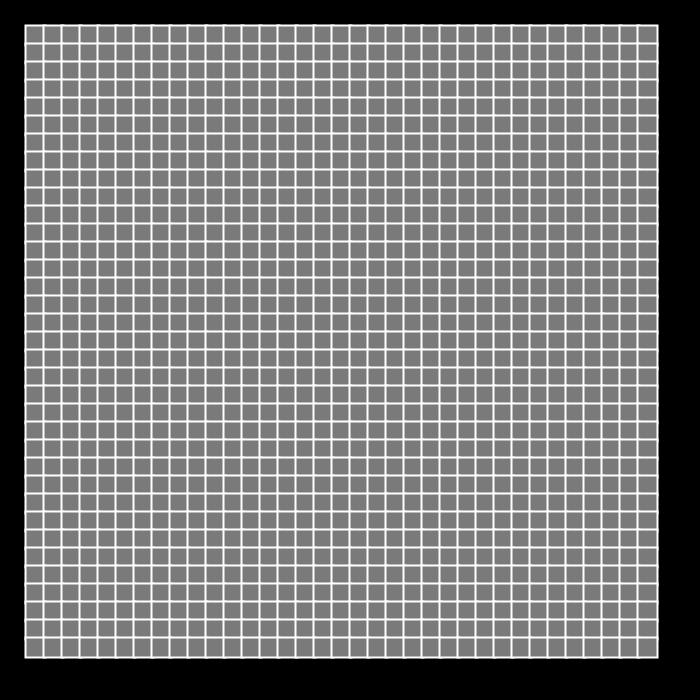
Frame 1 (no input)
Frame 60 (the mouse pressed at the canvas centre just before this capture): identical to frame 1, image omitted
Frame 120 (the mouse held since frame 60 and released just before this capture): identical to frame 1, image omitted

The Processing sketch that drew this single still picture (run headless with seeded random() and noise(); from frame 60 on, the mouse is pressed at the canvas centre):

// Processing sketch: mine
// ── mine.pde
cells[] v;
int[] uc;
int[] p;

int l = 35;
int L = l*l;
int d = 1;

int t;
int b = 0;
int fl = 0;
int cs;

// 0 = casella coperta   1 = casella scoperta   2 = bomba coperta   3 = bomba scoperta   4 = flag
void setup() {
  frameRate(5);
  pixelDensity(2);
  size(700, 700);
  v = new cells[L];
  uc = new int[int(L*.1*d)];
  p = new int[L];
  for (int i = 0; i < l; i++) {
    for (int j = 0; j < l; j++) {
      v[i*l+j] = new cells(j*((width-50)/l)+25, i*((height-50)/l)+25, 0);
    }
  }
  int t;

  for (int i = 0; i < int(L*0.1*d); i++) {
    do {
      t = int(random(L));
    } while (check(t));
    uc[i] = t;
    v[t].s = 2;
  }

  for (int i = 0; i < l; i++) {
    for (int j = 0; j < l; j++) {
      v[i*l+j].check(j, i);
      //println(j, i, v[i*l+j].s, v[i*l+j].ngh);
    }
  }

  //println(v.length, uc.length);
  
  for (int i = 0; i < L; i++){
    p[i] = v[i].s;
    if (v[i].s == 2)
      b++;
  }
}

void draw() {
  colorMode(HSB);
  background(0);
  stroke(255);
  strokeWeight(2);
  textAlign(CENTER);
  textSize((width/l)*0.7);
  
  cs = 0;
  for (int i = 0; i < L; i++){
    if (v[i].s == 1)
      cs++;
  }

  for (int i = 0; i < L; i++) {
    if (v[i].s > 1) {
      fill(0, 0, 122);
      if (v[i].s == 3)
        fill(0, 255, 255);
      if (v[i].s == 4)
        fill (40, 255, 255);
      rect(v[i].x, v[i].y, (width/l), (height/l));
      fill(0, 0, 0);
      //switch commented and not to enable/disable text
      //if (v[i].s == 3 || v[i].s == 2)
      if (v[i].s == 3)
        text("B", v[i].x+((width/l)/2), v[i].y+((height/l)/1.4));
      if (v[i].s == 4)
        text("F", v[i].x+((width/l)/2), v[i].y+((height/l)/1.4));
    }
    
    if (v[i].ngh >= 0 && v[i].s < 2) {
      fill(0, 0, 122);
      if (v[i].ngh == 0 && v[i].s == 1)
        fill(40, 0, 255);
      if (v[i].ngh > 0 && v[i].s == 1)
        fill(map(v[i].ngh, 1, 8, 90, 230), 255, 255);
      rect(v[i].x, v[i].y, (width/l), (height/l));
      fill(0, 0, 0);
      //comment under to show numbers
      if (v[i].s == 1)
        text(v[i].ngh, v[i].x+((width/l)/2), v[i].y+((height/l)/1.4));
    }
    //strokeWeight(10);
    //stroke(0, 255, 255);
    //point(v[i].x, v[i].y);
    //strokeWeight(2);
    //stroke(255);

    if (mouseX > v[i].x && mouseX < v[i].x+(width/l) && mouseY > v[i].y && mouseY < v[i].y+(height/l)) {
      t = i;
      
      if (keyPressed && key == 'f'){
        if (v[t].s != 4){
          v[i].s = 4;
          fl++;
        }
        else if (v[t].s == 4){
           v[i].s = p[i];
           fl--;
        }
      }
      
      //strokeWeight(10);
      //fill(0);
      //point(mouseX, mouseY);
      //strokeWeight(2);
    }

    if (v[i].s == 3){
      //strokeWeight(3);
      //stroke(255);
      fill(0);
      //rect(0, 0, width, height);
      fill(0, 255, 255);
      textSize(30);
      text("Game Over", width/2, height/2);
      textSize((width/l)*0.7);
      //break;
    }
    
    if (fl == b && cs == L-b){
      fill(255);
      rect(0, 0, width, height);
      fill(180, 255, 255);
      textSize(30);
      text("You Win", width/2, height/2);
      break;
    }
  }
  //<println(L, b, fl, cs);
}


boolean check(float n) {
  for (int i = 0; i < uc.length; i++) {
    if (n == uc[i]) {
      return true;
    }
  }
  return false;
}

void mouseClicked() {
  if (v[t].s == 2 && v[t].s != 4)
    v[t].s = 3;
  if (v[t].s == 0 && v[t].s != 4)
    v[t].s = 1;

  if (v[t].ngh == 0 && v[t].s != 4) {
    clear(t);
  }
}

void clear(int f) {
  v[f].s = 1;

  if ((f-l+1)%l!=0 || f!=l-1 || f==0) {
    if (f!=L-1 && v[f+1].ngh == 0 && v[f+1].s == 0 && v[f+1].s != 2 && (f-l+1)%l!=0) {
      v[f+1].s = 1;
      clear(f+1);
    }
    if (f!=L-1 && v[f+1].ngh > 0 && v[f+1].s == 0 && (f-l+1)%l!=0)
      v[f+1].s = 1;
  }

  if (f%(l)!=0) {
    if (v[f-1].ngh == 0 && v[f-1].s == 0 && v[f-1].s != 2) {
      v[f-1].s = 1;
      clear(f-1);
    }
    if (v[f-1].ngh > 0)
      v[f-1].s = 1;
  }

  if (((L-1)-f)>l-1) {
    if (v[f+l].ngh == 0 && v[f+l].s == 0 && v[f+l].s != 2) {
      v[f+l].s = 1;
      clear(f+l);
    }
    if (v[f+l].ngh > 0)
      v[f+l].s = 1;
  }

  if (f>l-1 ) {
    if (v[f-l].ngh == 0 && v[f-l].s == 0 && v[f-l].s != 2) {
      v[f-l].s = 1;
      clear(f-l);
    }
    if (v[f-l].ngh > 0)
      v[f-l].s = 1;
  }
}
// ── cells.pde
class cells { //<>// //<>//
  float x, y;
  int ngh, s;
  cells (float xc, float yc, int sc) {
    x = xc;
    y = yc;
    s = sc;
    ngh = 0;
  }

  void check(int xp, int yp) {
    if (xp > 0 && yp > 0 && xp < l-1 && yp < l-1) {
      //println(xp, yp);
      if (s != 2) {
        for (int i = yp-1; i < yp+2; i++) {
          for (int j = xp-1; j < xp+2; j++) {

            if (v[i*l+j].s == 2)
              ngh++;
          }
        }
      } else {
        ngh = -1;
      }
    }

    if (yp == 0 && xp > 0 && xp < l-1) {
      //println(xp, yp);
      if (s != 2) {
        for (int i = yp; i < yp+2; i++) {
          for (int j = xp-1; j < xp+2; j++) {
            
            if (v[i*l+j].s == 2)
              ngh++;
          }
        }
      } else {
        ngh = -1;
      }
    }
    
    if (yp == l-1 && xp > 0 && xp < l-1) {
      //println(xp, yp);
      if (s != 2) {
        for (int i = yp-1; i < yp+1; i++) {
          for (int j = xp-1; j < xp+2; j++) {
            //strokeWeight(10);
            //point(x+(width/l)/2+20, y+(height/l)/2+30);
            //strokeWeight(5);
            //point(v[i*l+j].x+(width/l)/2+20, v[i*l+j].y+(height/l)/2+30);
            if (v[i*l+j].s == 2)
              ngh++;
          }
        }
      } else {
        ngh = -1;
      }
    }
    
    if (xp == 0 && yp > 0 && yp < l-1) {
      //println(xp, yp);
      if (s != 2) {
        for (int i = yp-1; i < yp+2; i++) {
          for (int j = xp; j < xp+2; j++) {
            
            if (v[i*l+j].s == 2)
              ngh++;
          }
        }
      } else {
        ngh = -1;
      }
    }
    
    if (xp == l-1 && yp > 0 && yp < l-1) {
      //println(xp, yp);
      if (s != 2) {
        for (int i = yp-1; i < yp+2; i++) {
          for (int j = xp-1; j < xp+1; j++) {
            
            if (v[i*l+j].s == 2)
              ngh++;
          }
        }
      } else {
        ngh = -1;
      }
    }
    
    if (xp == 0 && yp == 0) {
      //println(xp, yp);
      if (s != 2) {
        for (int i = yp; i < yp+2; i++) {
          for (int j = xp; j < xp+2; j++) {
            
            if (v[i*l+j].s == 2)
              ngh++;
          }
        }
      } else {
        ngh = -1;
      }
    }
    
    if (xp == l-1 && yp == 0) {
      //println(xp, yp);
      if (s != 2) {
        for (int i = yp; i < yp+2; i++) {
          for (int j = xp-1; j < xp+1; j++) {
            
            if (v[i*l+j].s == 2)
              ngh++;
          }
        }
      } else {
        ngh = -1;
      }
    }
    
    if (xp == l-1 && yp == l-1) {
      //println(xp, yp);
      if (s != 2) {
        for (int i = yp-1; i < yp+1; i++) {
          for (int j = xp-1; j < xp+1; j++) {
            
            if (v[i*l+j].s == 2)
              ngh++;
          }
        }
      } else {
        ngh = -1;
      }
    }
    
    if (xp == 0 && yp == l-1) {
      //println(xp, yp);
      if (s != 2) {
        for (int i = yp-1; i < yp+1; i++) {
          for (int j = xp; j < xp+2; j++) {
            
            if (v[i*l+j].s == 2)
              ngh++;
          }
        }
      } else {
        ngh = -1;
      }
    }
  }
}
